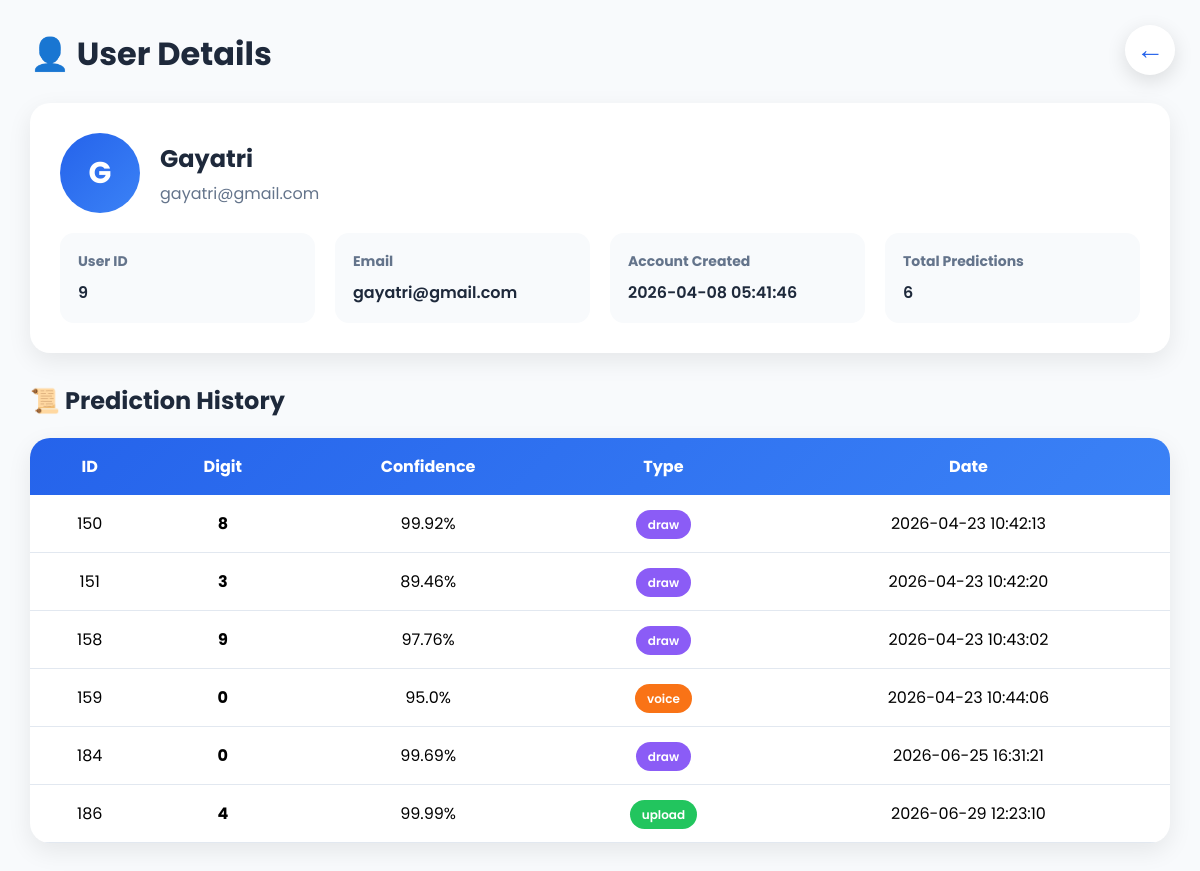
/admin/view_user/9 (signed in), run on the app's committed database.
### tables this page shows
CREATE TABLE users (
                id INTEGER PRIMARY KEY AUTOINCREMENT,
                name TEXT NOT NULL,
                email TEXT UNIQUE NOT NULL,
                password TEXT NOT NULL,
                created_at TIMESTAMP DEFAULT CURRENT_TIMESTAMP
            , profile_pic TEXT, reset_token TEXT);

CREATE TABLE predictions (
                id INTEGER PRIMARY KEY AUTOINCREMENT,
                user_id INTEGER NOT NULL,
                prediction_type TEXT NOT NULL,
                image_path TEXT,
                predicted_digit INTEGER NOT NULL,
                confidence REAL NOT NULL,
                created_at TIMESTAMP DEFAULT CURRENT_TIMESTAMP,
                FOREIGN KEY (user_id) REFERENCES users (id) ON DELETE CASCADE
            );

### app.py (the view)
@app.route('/admin/view_user/<int:user_id>')
def view_user(user_id):
    if 'admin_username' not in session:
        return redirect('/admin')
    db = get_db()
    cursor = db.cursor()
    cursor.execute("SELECT * FROM users WHERE id = ?", (user_id,))
    user = cursor.fetchone()
    cursor.execute("SELECT * FROM predictions WHERE user_id = ?", (user_id,))
    predictions = cursor.fetchall()
    return render_template("admin/view_user.html", user=user, predictions=predictions)

### app.py (called while the page is built)
@app.after_request
def prevent_cache_for_authenticated_pages(response):
    is_user_authenticated = 'user_id' in session
    is_admin_authenticated = 'admin_username' in session
    if is_user_authenticated or is_admin_authenticated:
        response.headers['Cache-Control'] = 'no-cache, no-store, must-revalidate, max-age=0, private'
        response.headers['Pragma'] = 'no-cache'
        response.headers['Expires'] = '0'
    return response

### backend/db.py (called while the page is built)
def get_db():
    conn = sqlite3.connect(DB_PATH)
    conn.row_factory = sqlite3.Row
    return conn

### templates/admin/view_user.html (shortened to what this page needs)
<!DOCTYPE html>
<html lang="en">
<head>
</head>
<body>
<a href="{{ url_for('admin_users') }}" class="back-btn">
    ←
</a>
<h1 class="page-title">👤 User Details</h1>
<div class="user-card">
    <div class="user-header">
        <div class="avatar">
            {{ user.name[0]|upper }}
        </div>
        <div class="user-info">
            <h2>{{ user.name }}</h2>
            <p>{{ user.email }}</p>
        </div>
    </div>
    <div class="info-grid">
        <div class="info-box">
            <h4>User ID</h4>
            <p>{{ user.id }}</p>
        </div>
        <div class="info-box">
            <h4>Email</h4>
            <p>{{ user.email }}</p>
        </div>
        <div class="info-box">
            <h4>Account Created</h4>
            <p>{{ user.created_at }}</p>
        </div>
        <div class="info-box">
            <h4>Total Predictions</h4>
            <p>{{ predictions|length }}</p>
        </div>
    </div>
</div>
<h2 class="section-title">📜 Prediction History</h2>
<div class="table-container">
<table>
    <thead>
        <tr>
            <th>ID</th>
            <th>Digit</th>
            <th>Confidence</th>
            <th>Type</th>
            <th>Date</th>
        </tr>
    </thead>
    <tbody>
        {% for p in predictions %}
        <tr>
            <td>{{ p.id }}</td>
            <td>
                <strong>{{ p.predicted_digit }}</strong>
            </td>
            <td>
                {{ p.confidence }}%
            </td>
            <td>
                <span class="badge {{ p.prediction_type }}">
                    {{ p.prediction_type }}
                </span>
            </td>
            <td>{{ p.created_at }}</td>
        </tr>
        {% endfor %}
    </tbody>
</table>
</div>
</body>
</html>

### templates/admin/view_user.html (style rules this page uses)
* { margin:0; padding:0; box-sizing:border-box; font-family:'Poppins',sans-serif; }
body { background:#f8fafc; padding:30px; }
.page-title { font-size:32px; font-weight:700; color:#1e293b; margin-bottom:25px; }
.user-card { background:#fff; border-radius:20px; padding:30px; box-shadow:0 8px 25px rgba(0,0,0,.08); margin-bottom:30px; }
.user-header { display:flex; align-items:center; gap:20px; margin-bottom:20px; }
.avatar { width:80px; height:80px; border-radius:50%; background:linear-gradient(135deg,#2563eb,#3b82f6); display:flex; align-items:center; justify-content:center; color:white; font-size:30px; font-weight:bold; }
.user-info h2 { color:#1e293b; margin-bottom:5px; }
.user-info p { color:#64748b; }
.info-grid { display:grid; grid-template-columns:repeat(auto-fit,minmax(220px,1fr)); gap:20px; }
.info-box { background:#f8fafc; padding:18px; border-radius:14px; }
.info-box h4 { color:#64748b; font-size:14px; margin-bottom:8px; }
.info-box p { color:#1e293b; font-weight:600; }
.section-title { font-size:24px; color:#1e293b; margin-bottom:20px; }
.table-container { background:white; border-radius:20px; overflow:hidden; box-shadow:0 8px 25px rgba(0,0,0,.08); }
table { width:100%; border-collapse:collapse; }
thead { background:linear-gradient(135deg,#2563eb,#3b82f6); color:white; }
th { padding:16px; text-align:center; }
td { padding:16px; text-align:center; border-bottom:1px solid #e2e8f0; }
.badge { padding:6px 12px; border-radius:30px; color:white; font-size:12px; font-weight:600; }
.upload { background:#22c55e; }
.draw { background:#8b5cf6; }
.voice { background:#f97316; }
.back-btn { position: fixed; top: 25px; right: 25px; width: 50px; height: 50px; background: #ffffff; color: #2563eb; border-radius: 50%; text-decoration: none; display: flex; align-items: center; justify-content: center; font-size: 28px; font-weight: bold; box-shadow: 0 6px 20px rgba(0,0,0,0.12); transition: all .3s ease; }

### data on the page
users: name "G", name "Gayatri", email "gayatri@gmail.com", id "9", created_at "2026-04-08 05:41:46"
predictions: id "150", predicted_digit "8", confidence "99.92", prediction_type "draw", created_at "2026-04-23 10:42:13"
predictions: id "151", predicted_digit "3", confidence "89.46", prediction_type "draw", created_at "2026-04-23 10:42:20"
predictions: id "158", predicted_digit "9", confidence "97.76", prediction_type "draw", created_at "2026-04-23 10:43:02"
predictions: id "159", predicted_digit "0", confidence "95.0", prediction_type "voice", created_at "2026-04-23 10:44:06"
predictions: id "184", predicted_digit "0", confidence "99.69", prediction_type "draw", created_at "2026-06-25 16:31:21"
predictions: id "186", predicted_digit "4", confidence "99.99", prediction_type "upload", created_at "2026-06-29 12:23:10"

### other printed values
{{ predictions|length }} "6"
